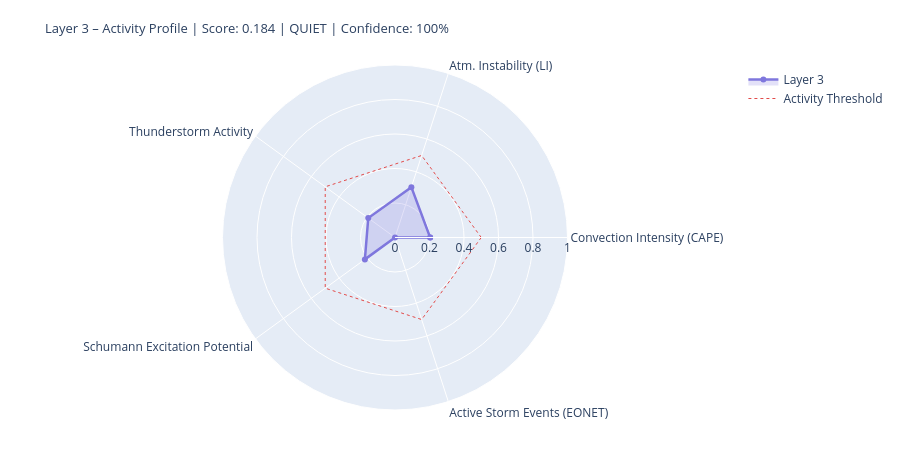

Notebook code for this chart:
### Markdown cell above
---
## 4. State Assessment & Handoff to Layer 4/5

### Code cell
# ============================================================
# LAYER-3-SCORE
# Five dynamic components
# ============================================================

def norm(v, lo, hi):
    if v is None or (isinstance(v, float) and math.isnan(v)): return None
    return round(max(0.0, min(1.0, (v - lo) / (hi - lo))), 4)

# --- 1) Convection intensity (global CAPE mean) ---
cape_mean = df_atm['cape'].dropna().mean() if not df_atm.empty else None
conv_score = norm(cape_mean, 0, 3000)
conv_src   = 'primary' if cape_mean is not None else 'missing'

# --- 2) Atmospheric instability (LI mean) ---
li_mean   = df_atm['li'].dropna().mean() if not df_atm.empty else None
# Negative LI = unstable → higher score
instab_score = norm(-li_mean if li_mean is not None else None, -6, 6)
instab_src   = 'primary' if li_mean is not None else 'missing'

# --- 3) Thunderstorm activity (mean thunder score + WMO count) ---
thunder_mean = df_atm['thunder_score'].mean() if not df_atm.empty else None
n_thunder    = int(df_atm['thunderstorm'].sum()) if not df_atm.empty else 0
thunder_score_val = norm(
    (thunder_mean or 0) * 0.7 + n_thunder * 0.1, 0, 1.0
) if thunder_mean is not None else None
thunder_src = 'primary'

# --- 4) Schumann excitation potential (weighted Schumann contribution) ---
schumann_pot = df_atm['schumann_contribution'].mean() if not df_atm.empty else None
# Boosted by Layer-2 thunderstorm trigger
if schumann_pot is not None and l2_thunder:
    schumann_pot = min(1.0, schumann_pot * 1.2)
schumann_score = norm(schumann_pot, 0, 1.0) if schumann_pot is not None else None
schumann_src   = 'derived'

# --- 5) Storm activity (NASA EONET) ---
# Distinction: None = data not loaded, 0.0 = loaded but no events
storm_score = None
storm_src   = 'missing'
if raw.get('storms') is not None:          # API reached successfully
    storm_score = norm(len(storm_events), 0, 30) if storm_events else 0.0
    storm_src   = 'primary'

# X-Ray and Kp: context only, not in dynamic score
# (X-Ray = Layer-0/4 driver; Kp = geomagnetic index, not a lightning proxy)
xray_context = None
if raw.get('xray'):
    df_xc = pd.DataFrame(raw['xray'])
    fc = next((c for c in df_xc.columns
               if any(k in c.lower() for k in ['flux','long']) and 'time' not in c.lower()),
              df_xc.columns[1])
    df_xc[fc] = pd.to_numeric(df_xc[fc], errors='coerce')
    xray_last = df_xc[fc].dropna().iloc[-1] if not df_xc[fc].dropna().empty else None
    if xray_last:
        xray_class = ('X' if xray_last>=1e-4 else 'M' if xray_last>=1e-5
                      else 'C' if xray_last>=1e-6 else 'B')
        xray_context = {'flux': float(xray_last), 'class': xray_class}
        print(f'X-Ray context: {xray_class}-class ({xray_last:.2e} W/m²)')

# --- Aggregate ---
COMPONENTS = {
    'Convection Intensity (CAPE)':  {'score': conv_score,       'source': conv_src,    'dynamic': True},
    'Atm. Instability (LI)':         {'score': instab_score,     'source': instab_src,  'dynamic': True},
    'Thunderstorm Activity':              {'score': thunder_score_val, 'source': thunder_src, 'dynamic': True},
    'Schumann Excitation Potential':   {'score': schumann_score,   'source': schumann_src,'dynamic': True},
    'Active Storm Events (EONET)': {'score': storm_score,      'source': storm_src,   'dynamic': True},
}

available   = {k: v['score'] for k, v in COMPONENTS.items() if v['score'] is not None}
unavailable = [k for k, v in COMPONENTS.items() if v['score'] is None]
layer3_score = round(sum(available.values()) / len(available), 4) if available else None
confidence   = round(len(available) / len(COMPONENTS), 2)
level = ('unknown' if layer3_score is None
         else 'quiet'   if layer3_score < 0.3
         else 'moderate' if layer3_score < 0.6
         else 'active')
dominant_l3 = max(available, key=available.get) if available else 'none'

# --- Ausgabe ---
W = 68
print('=' * W)
print('LAYER 3 – ATMOSPHERE / WEATHER / THUNDERSTORMS – STATE ASSESSMENT')
print('=' * W)
for name, comp in COMPONENTS.items():
    s = comp['score']
    if s is not None:
        bar = '█' * int(s * 20) + '░' * (20 - int(s * 20))
        print(f'  {name:<36} {bar}  {s:.3f}  [{comp["source"]}]')
    else:
        print(f'  {name:<36} {"─" * 20}  n/a   [missing]')
print('-' * W)
print(f'  Score:        {layer3_score:.3f}  ({len(available)}/{len(COMPONENTS)} components)')
print(f'  Confidence:   {confidence:.0%}')
print(f'  Level:        {level.upper()}')
print(f'  Dominant:     {dominant_l3}')
print(f'  CAPE mean:    {cape_mean:.0f} J/kg' if cape_mean else '  CAPE mean:    n/a')
print(f'  LI mean:      {li_mean:.1f} K' if li_mean is not None else '  LI mean:      n/a')
print(f'  Thunderstorms:{n_thunder} points (WMO)  +  {len(storm_events)} NASA EONET')
print('=' * W)

# Radar
cats   = list(available.keys())
vals_r = list(available.values())
if len(cats) >= 3:
    fig = go.Figure()
    fig.add_trace(go.Scatterpolar(
        r=vals_r + [vals_r[0]], theta=cats + [cats[0]],
        fill='toself', fillcolor='rgba(127,119,221,0.22)',
        line=dict(color='#7F77DD', width=2.5), name='Layer 3'
    ))
    fig.add_trace(go.Scatterpolar(
        r=[0.5] * (len(cats)+1), theta=cats + [cats[0]],
        line=dict(color='#E24B4A', dash='dot', width=1),
        mode='lines', name='Activity Threshold'
    ))
    fig.update_layout(
        title=dict(
            text=f'Layer 3 – Activity Profile | Score: {layer3_score:.3f} | {level.upper()} | Confidence: {confidence:.0%}',
            font=dict(size=13)
        ),
        polar=dict(radialaxis=dict(visible=True, range=[0, 1])),
        height=450, showlegend=True,
        margin=dict(l=60, r=60, t=65, b=40)
    )
    fig.show()

### Figure 1 — Plotly figure (JSON) as saved in the notebook; plotly's stock layout.template omitted (floating-point values rounded to 4 significant figures)
{"data": [{"fill": "toself", "fillcolor": "rgba(127,119,221,0.22)", "line": {"color": "#7F77DD", "width": 2.5}, "name": "Layer 3", "r": [0.2039, 0.3069, 0.1917, 0.2158, 0.0, 0.2039], "theta": ["Convection Intensity (CAPE)", "Atm. Instability (LI)", "Thunderstorm Activity", "Schumann Excitation Potential", "Active Storm Events (EONET)", "Convection Intensity (CAPE)"], "type": "scatterpolar"}, {"line": {"color": "#E24B4A", "dash": "dot", "width": 1}, "mode": "lines", "name": "Activity Threshold", "r": [0.5, 0.5, 0.5, 0.5, 0.5, 0.5], "theta": ["Convection Intensity (CAPE)", "Atm. Instability (LI)", "Thunderstorm Activity", "Schumann Excitation Potential", "Active Storm Events (EONET)", "Convection Intensity (CAPE)"], "type": "scatterpolar"}], "layout": {"height": 450, "margin": {"b": 40, "l": 60, "r": 60, "t": 65}, "polar": {"radialaxis": {"range": [0, 1], "visible": true}}, "showlegend": true, "title": {"font": {"size": 13}, "text": "Layer 3 – Activity Profile | Score: 0.184 | QUIET | Confidence: 100%"}}}
